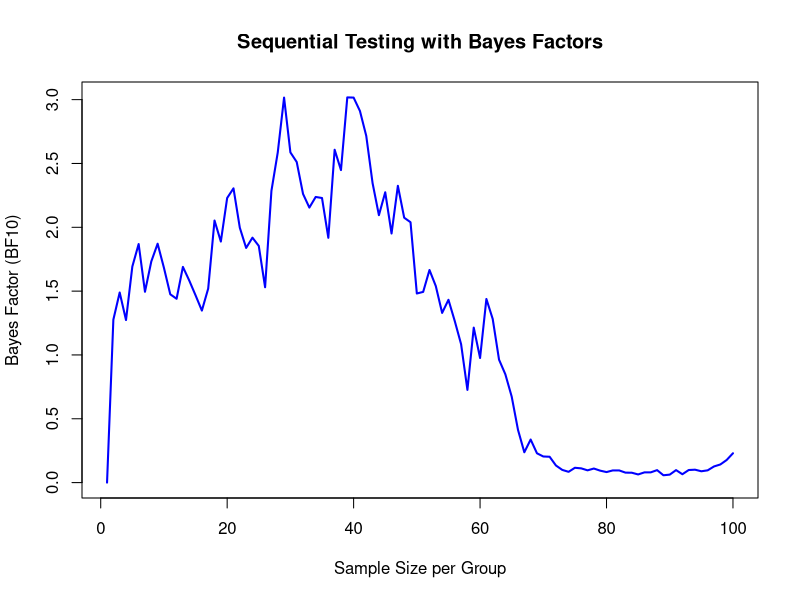
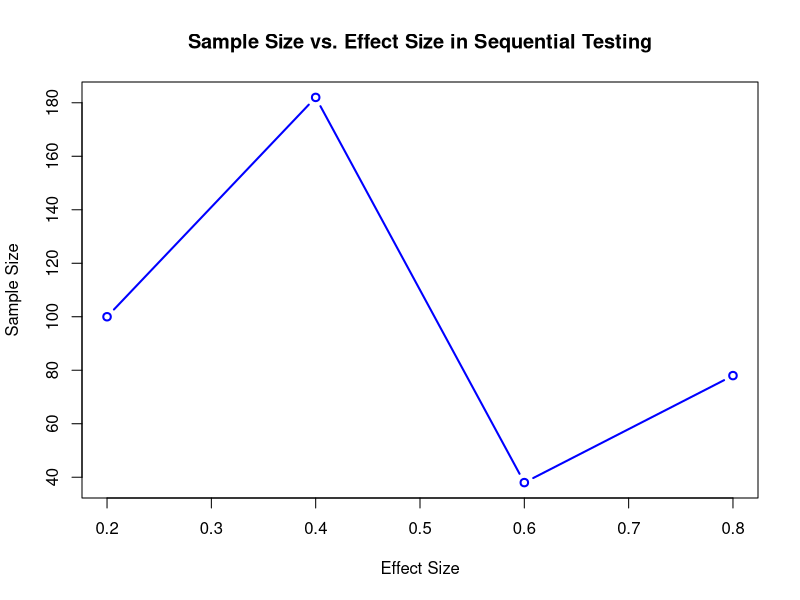

Generate these figures, in order, with R:
## ---- chunk 1
# Load required package
if (!requireNamespace("BayesFactor", quietly = TRUE)) {
  install.packages("BayesFactor")
}
library(BayesFactor)

# Simulate data for two groups
n_observations <- 100  # Sample size per group
group1 <- rnorm(n_observations, mean = 0, sd = 1)  # Group 1: Mean = 0
group2 <- rnorm(n_observations, mean = 0.5, sd = 1)  # Group 2: Mean = 0.5

# Sequential testing
threshold <- 10  # Bayes factor threshold for strong evidence
bf_values <- numeric(n_observations)  # Store Bayes factors

# we start at 2, we need at least 2 observations
for (i in 2:(n_observations)) {

  grp1 <- group1[1:i]
  grp2 <- group2[1:i]
  
  # Compute Bayes factor
  bf <- ttestBF(grp1,grp2, paired=FALSE)  # Compute Bayes factor
  
  # Check if bf is a valid object
  if (is.null(bf)) {
    stop("Bayes factor computation returned NULL.")
  }
  
  bf_values[i] <- 1/exp(bf@bayesFactor$bf)  # Extract BF10 (evidence in favour of hypothesis)
}

# Plot Bayes factors over time
plot(1:(n_observations), bf_values, type = "l", col = "blue", lwd = 2,
     xlab = "Sample Size per Group", ylab = "Bayes Factor (BF10)",
     main = "Sequential Testing with Bayes Factors")
abline(h = threshold, col = "red", lty = 2)  # Add threshold line

## ---- chunk 2

# Perform a traditional t-test
t_test <- t.test(group1, group2)

# Final Bayes factor
final_bf <- ttestBF(group1, group2)

# Print results
cat("Traditional t-test p-value:", t_test$p.value, "\n")
cat("Final Bayes Factor (BF10):", exp(final_bf@bayesFactor$bf), "\n")

## ---- chunk 3
set.seed(42)

# Function to simulate sequential testing
simulate_sequential_fun <- function(effect_size, n_max, threshold) {
  
  group1 <- rnorm(n_max, mean = 0, sd = 1)
  group2 <- rnorm(n_max, mean = effect_size, sd = 1)
  
  # need at least 2 obs
  for (i in 2:(n_max)) {
    grp1 = group1[1:i]
    grp2 = group2[1:i]
      
    bf <- ttestBF(grp1, grp2, paired=FALSE)
    
    if (exp(bf@bayesFactor$bf) > threshold) {
      return(i * 2)  # Return total sample size
    }
  }
  return(n_max)  # Return max sample size if threshold not reached
}

# Simulate for different effect sizes
effect_sizes <- seq(0.2, 0.8, by = 0.2)

# we use sapply to apply a function
sample_sizes <- sapply(effect_sizes, simulate_sequential_fun, n_max = 100, threshold = 10)

# Plot results
plot(effect_sizes, sample_sizes, type = "b", col = "blue", lwd = 2,
     xlab = "Effect Size", ylab = "Sample Size",
     main = "Sample Size vs. Effect Size in Sequential Testing")
